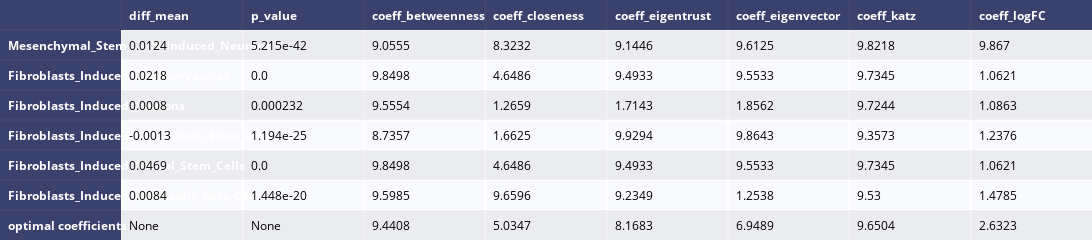

Notebook source saved alongside this figure:
### Code cell
fig = ff.create_table(res_sh, index=True)
fig.update_layout(
autosize=False,
width=2500,
height=200,
)
fig.show()

### Figure 1 — Plotly figure (JSON) as saved in the notebook; plotly's stock layout.template omitted (floating-point values rounded to 4 significant figures)
{"data": [{"colorscale": [[0, "#00083e"], [0.5, "#ededee"], [1, "#ffffff"]], "hoverinfo": "none", "opacity": 0.75, "showscale": false, "type": "heatmap", "z": [[0, 0, 0, 0, 0, 0, 0, 0, 0], [0, 0.5, 0.5, 0.5, 0.5, 0.5, 0.5, 0.5, 0.5], [0, 1, 1, 1, 1, 1, 1, 1, 1], [0, 0.5, 0.5, 0.5, 0.5, 0.5, 0.5, 0.5, 0.5], [0, 1, 1, 1, 1, 1, 1, 1, 1], [0, 0.5, 0.5, 0.5, 0.5, 0.5, 0.5, 0.5, 0.5], [0, 1, 1, 1, 1, 1, 1, 1, 1], [0, 0.5, 0.5, 0.5, 0.5, 0.5, 0.5, 0.5, 0.5]]}], "layout": {"annotations": [{"align": "left", "font": {"color": "#ffffff"}, "showarrow": false, "text": "<b></b>", "x": -0.45, "xanchor": "left", "xref": "x", "y": 0, "yref": "y"}, {"align": "left", "font": {"color": "#ffffff"}, "showarrow": false, "text": "<b>diff_mean</b>", "x": 0.55, "xanchor": "left", "xref": "x", "y": 0, "yref": "y"}, {"align": "left", "font": {"color": "#ffffff"}, "showarrow": false, "text": "<b>p_value</b>", "x": 1.55, "xanchor": "left", "xref": "x", "y": 0, "yref": "y"}, {"align": "left", "font": {"color": "#ffffff"}, "showarrow": false, "text": "<b>coeff_betweenness</b>", "x": 2.55, "xanchor": "left", "xref": "x", "y": 0, "yref": "y"}, {"align": "left", "font": {"color": "#ffffff"}, "showarrow": false, "text": "<b>coeff_closeness</b>", "x": 3.55, "xanchor": "left", "xref": "x", "y": 0, "yref": "y"}, {"align": "left", "font": {"color": "#ffffff"}, "showarrow": false, "text": "<b>coeff_eigentrust</b>", "x": 4.55, "xanchor": "left", "xref": "x", "y": 0, "yref": "y"}, {"align": "left", "font": {"color": "#ffffff"}, "showarrow": false, "text": "<b>coeff_eigenvector</b>", "x": 5.55, "xanchor": "left", "xref": "x", "y": 0, "yref": "y"}, {"align": "left", "font": {"color": "#ffffff"}, "showarrow": false, "text": "<b>coeff_katz</b>", "x": 6.55, "xanchor": "left", "xref": "x", "y": 0, "yref": "y"}, {"align": "left", "font": {"color": "#ffffff"}, "showarrow": false, "text": "<b>coeff_logFC</b>", "x": 7.55, "xanchor": "left", "xref": "x", "y": 0, "yref": "y"}, {"align": "left", "font": {"color": "#ffffff"}, "showarrow": false, "text": "<b>Mesenchymal_Stem_Cells_Induced_Neurons</b>", "x": -0.45, "xanchor": "left", "xref": "x", "y": 1, "yref": "y"}, {"align": "left", "font": {"color": "#000000"}, "showarrow": false, "text": "0.0124", "x": 0.55, "xanchor": "left", "xref": "x", "y": 1, "yref": "y"}, {"align": "left", "font": {"color": "#000000"}, "showarrow": false, "text": "5.215e-42", "x": 1.55, "xanchor": "left", "xref": "x", "y": 1, "yref": "y"}, {"align": "left", "font": {"color": "#000000"}, "showarrow": false, "text": "9.0555", "x": 2.55, "xanchor": "left", "xref": "x", "y": 1, "yref": "y"}, {"align": "left", "font": {"color": "#000000"}, "showarrow": false, "text": "8.3232", "x": 3.55, "xanchor": "left", "xref": "x", "y": 1, "yref": "y"}, {"align": "left", "font": {"color": "#000000"}, "showarrow": false, "text": "9.1446", "x": 4.55, "xanchor": "left", "xref": "x", "y": 1, "yref": "y"}, {"align": "left", "font": {"color": "#000000"}, "showarrow": false, "text": "9.6125", "x": 5.55, "xanchor": "left", "xref": "x", "y": 1, "yref": "y"}, {"align": "left", "font": {"color": "#000000"}, "showarrow": false, "text": "9.8218", "x": 6.55, "xanchor": "left", "xref": "x", "y": 1, "yref": "y"}, {"align": "left", "font": {"color": "#000000"}, "showarrow": false, "text": "9.867", "x": 7.55, "xanchor": "left", "xref": "x", "y": 1, "yref": "y"}, {"align": "left", "font": {"color": "#ffffff"}, "showarrow": false, "text": "<b>Fibroblasts_Induced_Cardiomyocytes</b>", "x": -0.45, "xanchor": "left", "xref": "x", "y": 2, "yref": "y"}, {"align": "left", "font": {"color": "#000000"}, "showarrow": false, "text": "0.0218", "x": 0.55, "xanchor": "left", "xref": "x", "y": 2, "yref": "y"}, {"align": "left", "font": {"color": "#000000"}, "showarrow": false, "text": "0.0", "x": 1.55, "xanchor": "left", "xref": "x", "y": 2, "yref": "y"}, {"align": "left", "font": {"color": "#000000"}, "showarrow": false, "text": "9.8498", "x": 2.55, "xanchor": "left", "xref": "x", "y": 2, "yref": "y"}, {"align": "left", "font": {"color": "#000000"}, "showarrow": false, "text": "4.6486", "x": 3.55, "xanchor": "left", "xref": "x", "y": 2, "yref": "y"}, {"align": "left", "font": {"color": "#000000"}, "showarrow": false, "text": "9.4933", "x": 4.55, "xanchor": "left", "xref": "x", "y": 2, "yref": "y"}, {"align": "left", "font": {"color": "#000000"}, "showarrow": false, "text": "9.5533", "x": 5.55, "xanchor": "left", "xref": "x", "y": 2, "yref": "y"}, {"align": "left", "font": {"color": "#000000"}, "showarrow": false, "text": "9.7345", "x": 6.55, "xanchor": "left", "xref": "x", "y": 2, "yref": "y"}, {"align": "left", "font": {"color": "#000000"}, "showarrow": false, "text": "1.0621", "x": 7.55, "xanchor": "left", "xref": "x", "y": 2, "yref": "y"}, {"align": "left", "font": {"color": "#ffffff"}, "showarrow": false, "text": "<b>Fibroblasts_Induced_Neurons</b>", "x": -0.45, "xanchor": "left", "xref": "x", "y": 3, "yref": "y"}, {"align": "left", "font": {"color": "#000000"}, "showarrow": false, "text": "0.0008", "x": 0.55, "xanchor": "left", "xref": "x", "y": 3, "yref": "y"}, {"align": "left", "font": {"color": "#000000"}, "showarrow": false, "text": "0.000232", "x": 1.55, "xanchor": "left", "xref": "x", "y": 3, "yref": "y"}, {"align": "left", "font": {"color": "#000000"}, "showarrow": false, "text": "9.5554", "x": 2.55, "xanchor": "left", "xref": "x", "y": 3, "yref": "y"}, {"align": "left", "font": {"color": "#000000"}, "showarrow": false, "text": "1.2659", "x": 3.55, "xanchor": "left", "xref": "x", "y": 3, "yref": "y"}, {"align": "left", "font": {"color": "#000000"}, "showarrow": false, "text": "1.7143", "x": 4.55, "xanchor": "left", "xref": "x", "y": 3, "yref": "y"}, {"align": "left", "font": {"color": "#000000"}, "showarrow": false, "text": "1.8562", "x": 5.55, "xanchor": "left", "xref": "x", "y": 3, "yref": "y"}, {"align": "left", "font": {"color": "#000000"}, "showarrow": false, "text": "9.7244", "x": 6.55, "xanchor": "left", "xref": "x", "y": 3, "yref": "y"}, {"align": "left", "font": {"color": "#000000"}, "showarrow": false, "text": "1.0863", "x": 7.55, "xanchor": "left", "xref": "x", "y": 3, "yref": "y"}, {"align": "left", "font": {"color": "#ffffff"}, "showarrow": false, "text": "<b>Fibroblasts_Induced_Pluripotent_Stem_Cells</b>", "x": -0.45, "xanchor": "left", "xref": "x", "y": 4, "yref": "y"}, {"align": "left", "font": {"color": "#000000"}, "showarrow": false, "text": "-0.0013", "x": 0.55, "xanchor": "left", "xref": "x", "y": 4, "yref": "y"}, {"align": "left", "font": {"color": "#000000"}, "showarrow": false, "text": "1.194e-25", "x": 1.55, "xanchor": "left", "xref": "x", "y": 4, "yref": "y"}, {"align": "left", "font": {"color": "#000000"}, "showarrow": false, "text": "8.7357", "x": 2.55, "xanchor": "left", "xref": "x", "y": 4, "yref": "y"}, {"align": "left", "font": {"color": "#000000"}, "showarrow": false, "text": "1.6625", "x": 3.55, "xanchor": "left", "xref": "x", "y": 4, "yref": "y"}, {"align": "left", "font": {"color": "#000000"}, "showarrow": false, "text": "9.9294", "x": 4.55, "xanchor": "left", "xref": "x", "y": 4, "yref": "y"}, {"align": "left", "font": {"color": "#000000"}, "showarrow": false, "text": "9.8643", "x": 5.55, "xanchor": "left", "xref": "x", "y": 4, "yref": "y"}, {"align": "left", "font": {"color": "#000000"}, "showarrow": false, "text": "9.3573", "x": 6.55, "xanchor": "left", "xref": "x", "y": 4, "yref": "y"}, {"align": "left", "font": {"color": "#000000"}, "showarrow": false, "text": "1.2376", "x": 7.55, "xanchor": "left", "xref": "x", "y": 4, "yref": "y"}, {"align": "left", "font": {"color": "#ffffff"}, "showarrow": false, "text": "<b>Fibroblasts_Induced_Neural_Stem_Cells</b>", "x": -0.45, "xanchor": "left", "xref": "x", "y": 5, "yref": "y"}, {"align": "left", "font": {"color": "#000000"}, "showarrow": false, "text": "0.0469", "x": 0.55, "xanchor": "left", "xref": "x", "y": 5, "yref": "y"}, {"align": "left", "font": {"color": "#000000"}, "showarrow": false, "text": "0.0", "x": 1.55, "xanchor": "left", "xref": "x", "y": 5, "yref": "y"}, {"align": "left", "font": {"color": "#000000"}, "showarrow": false, "text": "9.8498", "x": 2.55, "xanchor": "left", "xref": "x", "y": 5, "yref": "y"}, {"align": "left", "font": {"color": "#000000"}, "showarrow": false, "text": "4.6486", "x": 3.55, "xanchor": "left", "xref": "x", "y": 5, "yref": "y"}, {"align": "left", "font": {"color": "#000000"}, "showarrow": false, "text": "9.4933", "x": 4.55, "xanchor": "left", "xref": "x", "y": 5, "yref": "y"}, {"align": "left", "font": {"color": "#000000"}, "showarrow": false, "text": "9.5533", "x": 5.55, "xanchor": "left", "xref": "x", "y": 5, "yref": "y"}, {"align": "left", "font": {"color": "#000000"}, "showarrow": false, "text": "9.7345", "x": 6.55, "xanchor": "left", "xref": "x", "y": 5, "yref": "y"}, {"align": "left", "font": {"color": "#000000"}, "showarrow": false, "text": "1.0621", "x": 7.55, "xanchor": "left", "xref": "x", "y": 5, "yref": "y"}, {"align": "left", "font": {"color": "#ffffff"}, "showarrow": false, "text": "<b>Fibroblasts_Induced_Pancreatic_Beta_Cells</b>", "x": -0.45, "xanchor": "left", "xref": "x", "y": 6, "yref": "y"}, {"align": "left", "font": {"color": "#000000"}, "showarrow": false, "text": "0.0084", "x": 0.55, "xanchor": "left", "xref": "x", "y": 6, "yref": "y"}, {"align": "left", "font": {"color": "#000000"}, "showarrow": false, "text": "1.448e-20", "x": 1.55, "xanchor": "left", "xref": "x", "y": 6, "yref": "y"}, {"align": "left", "font": {"color": "#000000"}, "showarrow": false, "text": "9.5985", "x": 2.55, "xanchor": "left", "xref": "x", "y": 6, "yref": "y"}, {"align": "left", "font": {"color": "#000000"}, "showarrow": false, "text": "9.6596", "x": 3.55, "xanchor": "left", "xref": "x", "y": 6, "yref": "y"}, {"align": "left", "font": {"color": "#000000"}, "showarrow": false, "text": "9.2349", "x": 4.55, "xanchor": "left", "xref": "x", "y": 6, "yref": "y"}, {"align": "left", "font": {"color": "#000000"}, "showarrow": false, "text": "1.2538", "x": 5.55, "xanchor": "left", "xref": "x", "y": 6, "yref": "y"}, {"align": "left", "font": {"color": "#000000"}, "showarrow": false, "text": "9.53", "x": 6.55, "xanchor": "left", "xref": "x", "y": 6, "yref": "y"}, {"align": "left", "font": {"color": "#000000"}, "showarrow": false, "text": "1.4785", "x": 7.55, "xanchor": "left", "xref": "x", "y": 6, "yref": "y"}, {"align": "left", "font": {"color": "#ffffff"}, "showarrow": false, "text": "<b>optimal coefficients</b>", "x": -0.45, "xanchor": "left", "xref": "x", "y": 7, "yref": "y"}, {"align": "left", "font": {"color": "#000000"}, "showarrow": false, "text": "None", "x": 0.55, "xanchor": "left", "xref": "x", "y": 7, "yref": "y"}, {"align": "left", "font": {"color": "#000000"}, "showarrow": false, "text": "None", "x": 1.55, "xanchor": "left", "xref": "x", "y": 7, "yref": "y"}, {"align": "left", "font": {"color": "#000000"}, "showarrow": false, "text": "9.4408", "x": 2.55, "xanchor": "left", "xref": "x", "y": 7, "yref": "y"}, {"align": "left", "font": {"color": "#000000"}, "showarrow": false, "text": "5.0347", "x": 3.55, "xanchor": "left", "xref": "x", "y": 7, "yref": "y"}, {"align": "left", "font": {"color": "#000000"}, "showarrow": false, "text": "8.1683", "x": 4.55, "xanchor": "left", "xref": "x", "y": 7, "yref": "y"}, {"align": "left", "font": {"color": "#000000"}, "showarrow": false, "text": "6.9489", "x": 5.55, "xanchor": "left", "xref": "x", "y": 7, "yref": "y"}, {"align": "left", "font": {"color": "#000000"}, "showarrow": false, "text": "9.6504", "x": 6.55, "xanchor": "left", "xref": "x", "y": 7, "yref": "y"}, {"align": "left", "font": {"color": "#000000"}, "showarrow": false, "text": "2.6323", "x": 7.55, "xanchor": "left", "xref": "x", "y": 7, "yref": "y"}], "autosize": false, "height": 200, "margin": {"b": 0, "l": 0, "r": 0, "t": 0}, "width": 2500, "xaxis": {"dtick": 1, "gridwidth": 2, "showticklabels": false, "tick0": -0.5, "ticks": "", "zeroline": false}, "yaxis": {"autorange": "reversed", "dtick": 1, "gridwidth": 2, "showticklabels": false, "tick0": 0.5, "ticks": "", "zeroline": false}}}
